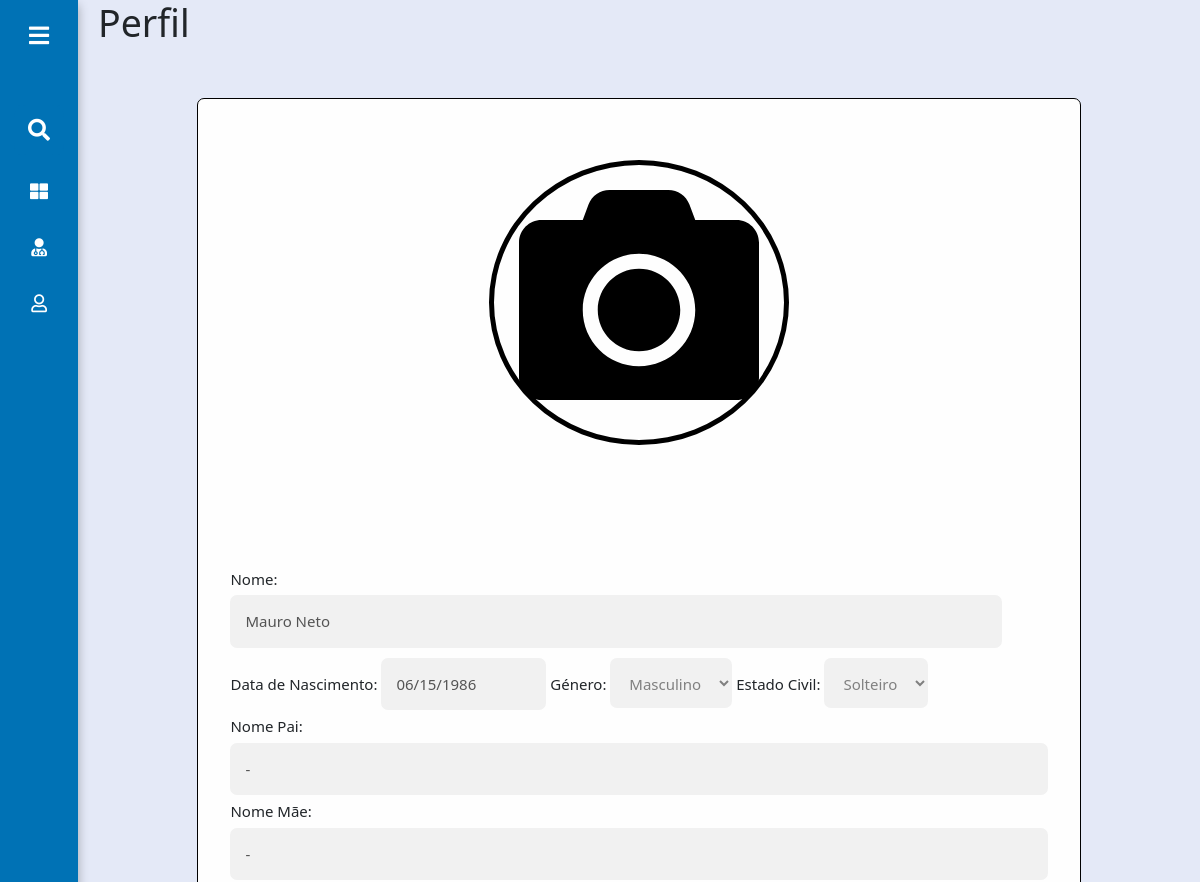
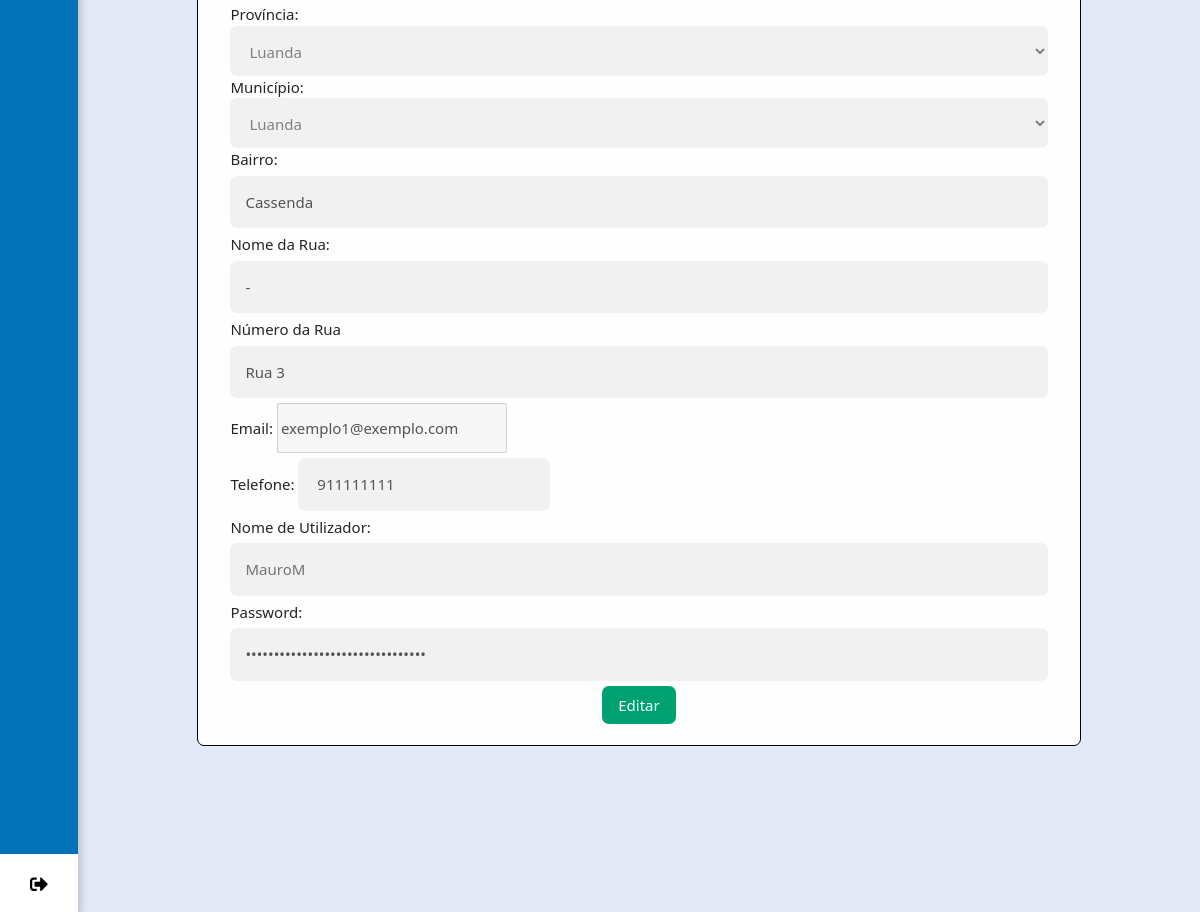
Screenshot of /interfaceusuario/Paciente/perfil.php (signed in) with the database file from the repository (2 pictures, top to bottom).
### tables this page shows
CREATE TABLE `pessoa` (
  `idPessoa` int(11) NOT NULL,
  `nomeUtilizador` varchar(100) DEFAULT NULL,
  `password` varchar(150) DEFAULT NULL,
  `nome` varchar(200) DEFAULT NULL,
  `peso` float DEFAULT NULL,
  `dataNasc` date DEFAULT NULL,
  `genero` varchar(25) DEFAULT NULL,
  `estCivil` varchar(25) DEFAULT NULL,
  `tipoSang` varchar(10) DEFAULT NULL,
  `tipoUser` varchar(20) DEFAULT NULL,
  `endereco` varchar(100) NOT NULL,
  `codMunicipio` int(11) NOT NULL,
  `documentoIdentificacao` varchar(100) NOT NULL,
  `numeroDocumento` varchar(100) NOT NULL,
  `foto` varchar(255) NOT NULL
);

CREATE TABLE `provincia` (
  `codProvincia` int(11) NOT NULL,
  `nome` varchar(20) DEFAULT NULL
);

CREATE TABLE `municipio` (
  `codMunicipio` int(11) NOT NULL,
  `codProvincia` int(11) DEFAULT NULL,
  `nome` varchar(20) DEFAULT NULL
);

CREATE TABLE `bairro` (
  `codBairro` int(11) NOT NULL,
  `codMunicipio` int(11) DEFAULT NULL,
  `nomeBairro` varchar(50) DEFAULT NULL
);

CREATE TABLE `rua` (
  `codRua` int(11) NOT NULL,
  `nomeRua` varchar(50) DEFAULT NULL,
  `numeroRua` varchar(10) DEFAULT NULL,
  `codBairro` int(11) DEFAULT NULL
);

CREATE TABLE `email` (
  `codEmail` int(11) NOT NULL,
  `idPessoa` int(11) DEFAULT NULL,
  `endereco` varchar(250) DEFAULT NULL
);

CREATE TABLE `telefone` (
  `coTelefone` int(11) NOT NULL,
  `idPessoa` int(11) DEFAULT NULL,
  `numero` int(11) DEFAULT NULL
);

### interfaceusuario/Paciente/perfil.php (the view, shortened to what this page needs)
<!DOCTYPE html>
<html lang="pt-PT">
    <head>
        <link rel="stylesheet" type="text/css" href="../../css/estilo.css">
        <link rel="stylesheet" type="text/css" href="../../css/bootstrap.min.css">
        <link rel="stylesheet" type="text/css" href="../../css/all.css">
        <link rel="stylesheet" type="text/css" href="../../css/foto.css">
    </head>
    <body>
        <?php include_once "menu.php"; ?>
        <section class="home-section" id="perfil">
            <div class="text">
                <div class="row">
                    <div class="col-lg-12">
                        <h1>Perfil</h1>
                    </div>
                </div>
                <div class="row mt-5">
                    <div class="formulario">
                      <?php
                      $sql = "SELECT * FROM pessoa WHERE idPessoa = {$_SESSION["idPessoa"]}";
                      $dados = mysqli_query($mysqli,$sql);
                      while ($dadosusuario = mysqli_fetch_assoc($dados)) { ?>
                        <form id="form" style="display: block;" class="formRegElm">
                          <div class="espacoImagem">
                            <div class="conteudoImagem">
                              <?php if (!empty($row['foto'])) {
                                $foto = $row['foto'];
                              } else {
                                $foto = 'camera-solid.svg';
                              }?>
                              <img src="../../imagens/<?php echo $foto; ?>" alt="" id="fotografia">
                            </div>
                          </div>
                          <label for="nome">Nome:</label>
                          <input type="text" name="nome" id="nome" value="<?php echo $dadosusuario['nome']; ?>" disabled style="width: 94.42%">
                          <label for="dataNasc">Data de Nascimento:</label>
                          <input type="date" name="dataNasc" id="dataNasc" value="<?php echo $dadosusuario['dataNasc']; ?>" disabled style="width: auto">
                          <label for="genero">Género:</label>
                          <select disabled style="width: auto; height: 50px;">
                              <option value="<?php echo $dadosusuario['genero']; ?>"><?php echo $dadosusuario['genero']; ?></option>
                          </select>
                          <label for>Estado Civil:</label>
                          <select disabled style="width: auto; height: 50px;">
                              <option value="<?php echo $dadosusuario['estCivil']; ?>"><?php echo $dadosusuario['estCivil']; ?></option>
                          </select>
                          <?php
                          $sql1 = "SELECT * FROM parente WHERE idPessoa = {$dadosusuario['idPessoa']}";
                          $parente = mysqli_query($mysqli,$sql1);
                          if (mysqli_num_rows($parente) == 0) {
                            $nomePai = '-';
                            $nomeMae = '-';
                          } else {
                            while ($dadosParente = mysqli_fetch_assoc($parente)) {
                              $sql2 = "SELECT * FROM pessoa WHERE idPessoa = {$dadosParente['idPessoa1']}";
                              $parente1 = mysqli_query($mysqli,$sql2);
                              while ($infoParente = mysqli_fetch_assoc($parente1)) {
                                if ($dadosParente['grau'] == 'Pai') {
                                  $nomePai = $infoParente['nome'];
                                } else {
                                  $nomeMae = $infoParente['nome'];
                                }}}} ?>
                                <br>
                          <label>Nome Pai:</label>
                          <input type="text" name="" value="<?php echo $nomePai; ?>" disabled>
                          <label>Nome Mãe:</label>
                          <input type="text" name="" value="<?php echo $nomeMae; ?>" disabled>
                          <?php
                           $sql = "SELECT provincia.nome from provincia JOIN municipio ON(provincia.codProvincia = municipio.codProvincia) WHERE codMunicipio = {$dadosusuario['codMunicipio']}";
                           $dadosProv = mysqli_query($mysqli,$sql);
                           while ($provincia = mysqli_fetch_assoc($dadosProv)) {?>
                          <label>Província:</label>
                          <select disabled style="height: 50px;">
                              <option value="<?php echo $provincia['nome']; ?>"><?php echo $provincia['nome']; ?></option>
                          </select>
                          <?php } ?>
                          <label>Município:</label>
                          <?php
                           $sql = "SELECT * from municipio WHERE codMunicipio = {$dadosusuario['codMunicipio']}";
                           $dadosMuni = mysqli_query($mysqli,$sql);
                           while ($municipio = mysqli_fetch_assoc($dadosMuni)) {?>
                          <select disabled style="height: 50px;">
                              <option value="<?php echo $municipio['nome']; ?>"><?php echo $municipio['nome']; ?></option>
                          </select>
                          <?php } ?>
                          <?php
                           $sql = "SELECT * from bairro WHERE codMunicipio = {$dadosusuario['codMunicipio']}";
                           $dadosBairro = mysqli_query($mysqli,$sql);
                           while ($bairro = mysqli_fetch_assoc($dadosBairro)) {?>
                             <br>
                            <label for="nomeBairro">Bairro:</label>
                            <input type="text" name="nomeBairro" id="nomeBairro" value="<?php echo $bairro['nomeBairro']; ?>" disabled>
                          <?php
                           $sql = "SELECT * from rua WHERE codBairro = {$bairro['codBairro']}";
                           $dadosRua = mysqli_query($mysqli,$sql);
                             while ($rua = mysqli_fetch_assoc($dadosRua)) {?>
                            <label for="nomeRua">Nome da Rua:</label>
                            <input type="text" name="nomeRua" id="nomeRua" value="<?php
                            if (!empty($rua['nomeRua'])) {
                              echo $rua['nomeRua'];
                            } else {
                              echo "-";
                            }
                             ?>" disabled>
                            <label for="numeroRua">Número da Rua</label>
                            <input type="text" name="numeroRua" id="numeroRua" value="<?php
                            if (!empty($rua['numeroRua'])) {
                              echo $rua['numeroRua'];
                            } else {
                              echo "-";
                            }
                             ?>" disabled>
                          <?php }} ?>
                            <?php
                            $sql = "SELECT endereco FROM email WHERE idPessoa = {$_SESSION["idPessoa"]}";
                            $email = mysqli_query($mysqli,$sql);
                            while ($endereco = mysqli_fetch_assoc($email)) {?>
                              <br>
                            <label for="email">Email:</label>
                            <input type="email" name="email" id="email" value="<?php echo $endereco['endereco']; ?>" disabled style="width: auto;height: 50px;">
                          <?php } ?>
                            <?php
                            $sql = "SELECT numero FROM telefone WHERE idPessoa = {$_SESSION["idPessoa"]}";
                            $telefone = mysqli_query($mysqli,$sql);
                            while ($numero = mysqli_fetch_assoc($telefone)) {?>
                              <br>
                            <label>Telefone:</label>
                            <input type="tel" name="" value=" <?php echo $numero['numero']; ?>" disabled style="width: auto">
                          <?php } ?>
                          <br>
                            <label for="nomeUtilizador">Nome de Utilizador:</label>
                            <input type="text" name="nomeUtilizador" id="nomeUtilizador" placeholder="<?php echo $dadosusuario['nomeUtilizador']; ?>"disabled>
                            <label for="password">Password:</label>
                            <input type="password" name="password" id="password" value="<?php echo $dadosusuario[password]; ?>" disabled>
                            <div class="centro">
                                <input type="submit" class="botao verde" value="Editar" onclick="">
                            </div>
                        </form>
                      <?php } ?>
                    </div>
                </div>
            </div>
        </section>
    </body>
</html>

### interfaceusuario/Paciente/menu.php (shortened to what this page needs)
<?php
include '../../conexao.php';
?>
<div class="sidebar french-blue">
    <div class="logo-details">
        <i class="fas fa-bars" id="btn"></i>
    </div>
    <ul class="nav-list">
        <li>
            <i class="fas fa-search bx-search"></i>
        </li>
        <li>
            <a href="index.php">
                <i class="fas fa-th-large"></i>
            </a>
        </li>
        <li>
            <a href="medicos.php">
                <i class="fas fa-user-md"></i>
            </a>
        </li>
        <li>
            <a href="perfil.php">
                <i class="far fa-user"></i>
            </a>
        </li>
        <li class="profile">
            <?php
            $sql = "SELECT * FROM pessoa WHERE idPessoa = {$_SESSION["idPessoa"]}";
            $dados = mysqli_query($mysqli, $sql);
            while ($dadosusuario = mysqli_fetch_assoc($dados)) {
            ?>
                <a href="../../index.php">
                    <i class="fas fa-sign-out-alt" id="log_out"></i>
                </a>
            <?php
            }
            ?>
        </li>
    </ul>
</div>

### css/estilo.css (style rules this page uses)
*, *:before, *:after { box-sizing: border-box; }
html, body { font-family: "Times New Roman", sans-serif; font-size: 15px; line-height: 1.5; box-sizing: border-box; }
input[type="text"], input[type="password"], input[type="date"], input[type="tel"], input[type="number"], input[type="time" i], select, textarea { width: 100%; padding: 15px; margin: 5px 0; display: inline-block; border: none; box-sizing: border-box; background: #f1f1f1; border-radius: 7px; }
.botao { border: none; display: inline-block; padding: 8px 16px; vertical-align: middle; overflow: hidden; text-decoration: none; color: inherit; background-color: inherit; text-align: center; cursor: pointer; white-space: nowrap; border-radius: 7px; -webkit-touch-callout: none; -webkit-user-select: none; -khtml-user-select: none; -moz-user-select: none; -ms-user-select: none; user-select: none; }
.formulario { background-color: #fefefe; margin: 5% auto 15% auto; border: 1px solid black; width: 60%; border-radius: 7px; }
.formRegElm { padding: 16px; margin: 5px; }
.sidebar { position: fixed; left: 0; top: 0; height: 100%; width: 78px; padding: 6px 14px; z-index: 99; transition: all 0.5s ease; box-shadow: 0 5px 10px rgba(0, 0, 0, 0.3); }
.sidebar .logo-details { height: 60px; display: flex; align-items: center; position: relative; }
.sidebar .logo-details #btn { position: absolute; top: 50%; right: 0; transform: translateY(-50%); font-size: 22px; transition: all 0.4s ease; font-size: 23px; text-align: center; cursor: pointer; transition: all 0.5s ease; }
.sidebar i { color: #fff; height: 60px; min-width: 50px; font-size: 28px; text-align: center; line-height: 60px; }
.sidebar .nav-list { text-align: left; margin-top: 20px; height: 100%; padding: 8px 0 8px 0; }
.sidebar li { position: relative; margin: 6px 0; list-style: none; }
.sidebar .bx-search { position: absolute; top: 50%; left: 0; transform: translateY(-50%); font-size: 22px; color: #fff; cursor: pointer; background: #0072b5; transition: all 0.4s ease; }
.sidebar li a { display: flex; height: 100%; width: 100%; border-radius: 7px; align-items: center; text-decoration: none; transition: all 0.4s ease; }
.sidebar li i { height: 50px; line-height: 50px; font-size: 18px; border-radius: 12px; }
.sidebar li.profile { position: fixed; height: 60px; width: 78px; left: 0; bottom: -8px; padding: 10px 14px; background: #fff; transition: all 0.5s ease; overflow: hidden; }
.sidebar .profile #log_out { position: absolute; top: 50%; right: 0; transform: translateY(-50%); width: 100%; height: 60px; line-height: 60px; border-radius: 0px; transition: all 0.5s ease; color: black; }
.home-section { position: relative; background: #e4e9f7; min-height: 100vh; top: 0; left: 78px; width: calc(100% - 78px); transition: all 0.5s ease; z-index: 2; }
.home-section .text { margin: 0 20px; }
.row .formulario { width: 80%; }
.french-blue { color: #fff; background-color: #0072b5; }
.verde { color: #fff !important; background-color: #00a170 !important; }
.centro { text-align: center; }

### css/all.css (style rules this page uses)
.fa, .fas, .far, .fal, .fad, .fab { -moz-osx-font-smoothing: grayscale; -webkit-font-smoothing: antialiased; display: inline-block; font-style: normal; font-variant: normal; text-rendering: auto; line-height: 1; }
.fa-bars:before { content: "\f0c9"; }
.fa-search:before { content: "\f002"; }
.fa-sign-out-alt:before { content: "\f2f5"; }
.fa-th-large:before { content: "\f009"; }
.fa-user:before { content: "\f007"; }
.fa-user-md:before { content: "\f0f0"; }
.far { font-family: 'Font Awesome 5 Free'; font-weight: 400; }
.fa, .fas { font-family: 'Font Awesome 5 Free'; font-weight: 900; }

### css/foto.css (style rules this page uses)
.espacoImagem { max-width: 300px; margin: 5% auto 15% auto; width: 50%; }
.conteudoImagem { padding: 10px; border: 5px solid black; border-radius: 50%; cursor: pointer; }
#fotografia { margin: 0 15px 15px 15px; }

### rows the page displays
pessoa: nome "Mauro Neto", dataNasc "06/15/1986", genero "Masculino", estCivil "Solteiro", value "-", nomeUtilizador "MauroM"
provincia: nome "Luanda"
municipio: nome "Luanda"
bairro: nomeBairro "Cassenda"
rua: nomeRua "-", numeroRua "Rua 3"
email: email "exemplo1@exemplo.com"
telefone: numero "911111111"
